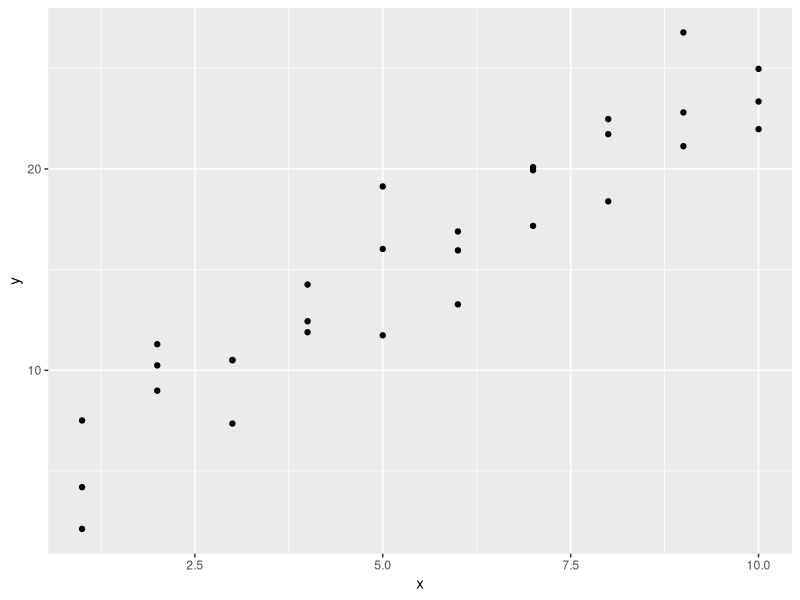
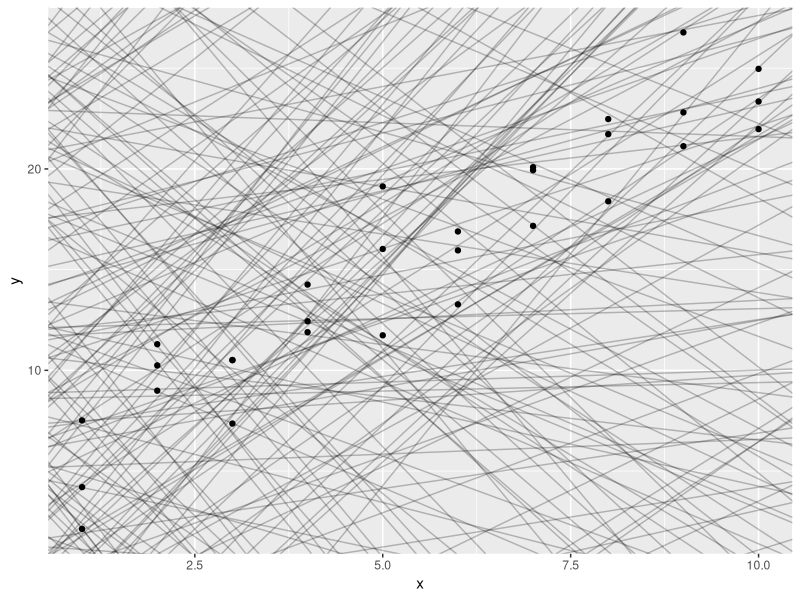
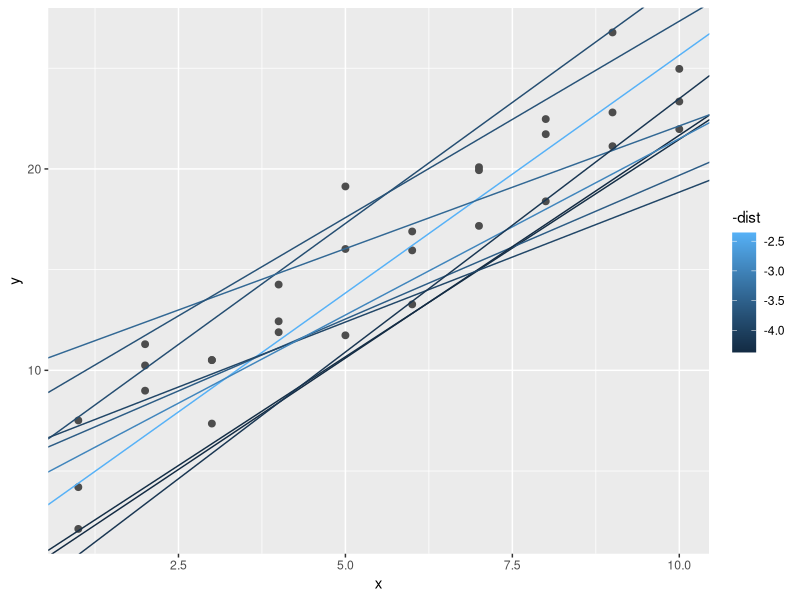
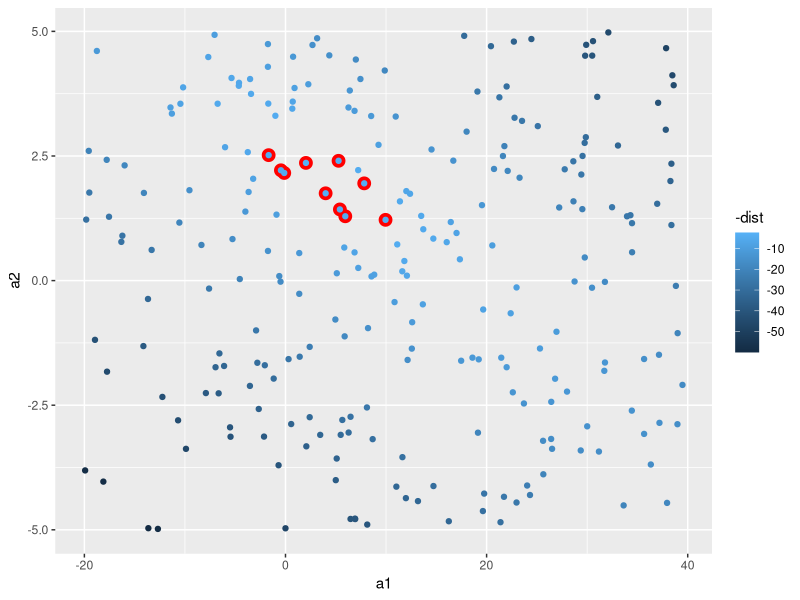
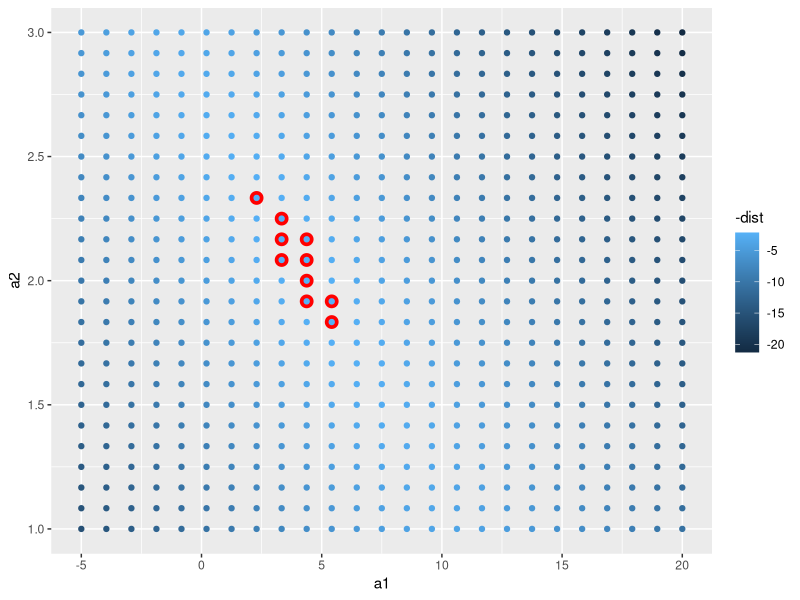
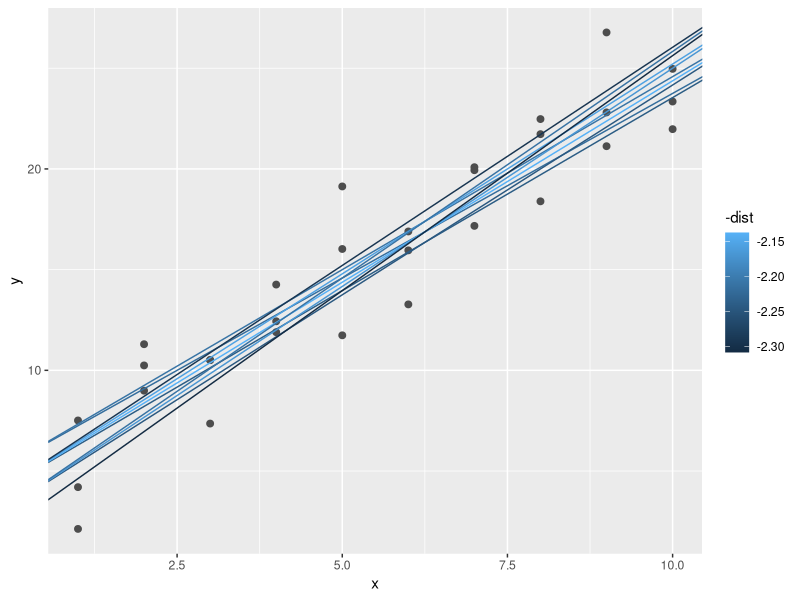
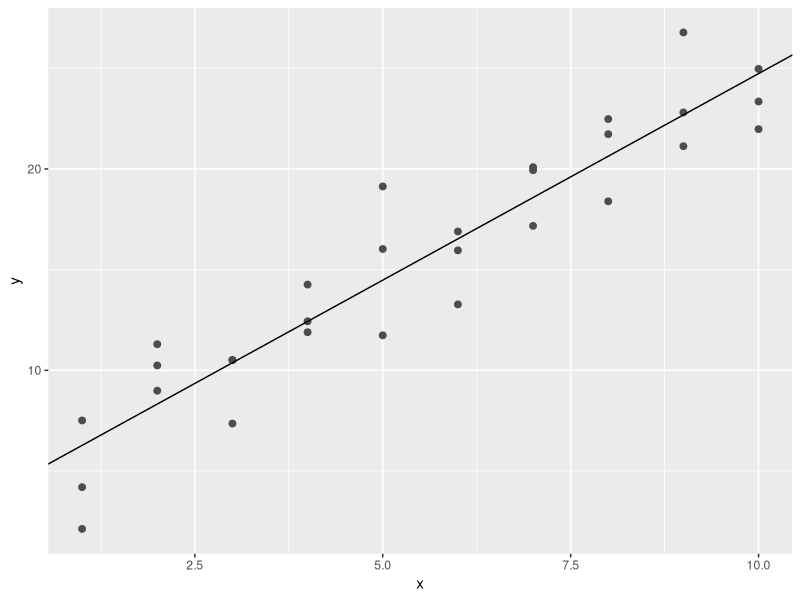
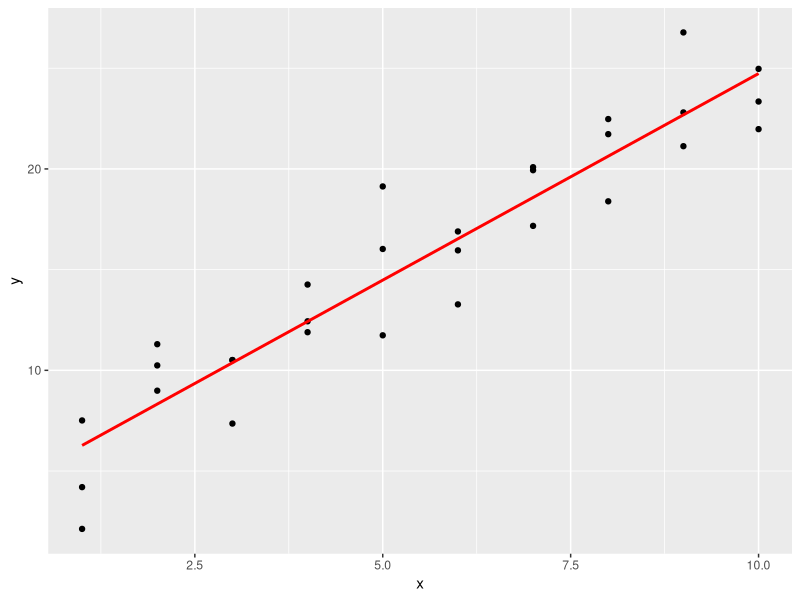

The R source for these figures, in order:
## ---- chunk 1
knitr::opts_chunk$set(echo = TRUE)
## ---- chunk 2
library(tidyverse)
library(modelr)
options(na.action = na.warn)
## ---- chunk 3
sim1 %>% head
## ---- chunk 4
ggplot(sim1, aes(x, y)) +
         geom_point()
## ---- chunk 5
models <- tibble(
  a1 = runif(250, -20, 40),
  a2 = runif(250, -5, 5)
)

ggplot(sim1, aes(x, y)) + 
  geom_abline(aes(intercept = a1, slope = a2), data = models, alpha = 1/4) +
  geom_point() 
## ---- chunk 6
model1 <- function(a, data) {
  a[1] + data$x * a[2]
}
model1(c(7, 1.5), sim1)
## ---- chunk 7
measure_distance <- function(mod, data) {
  diff <- data$y - model1(mod, data)
  sqrt(mean(diff ^ 2))
}
measure_distance(c(7, 1.5), sim1)
## ---- chunk 8
sim1_dist <- function(a1, a2) {
  measure_distance(c(a1, a2), sim1)
}

models <- models %>% 
  mutate(dist = purrr::map2_dbl(a1, a2, sim1_dist))
models
## ---- chunk 9
ggplot(sim1, aes(x, y)) + 
  geom_point(size = 2, colour = "grey30") + 
  geom_abline(
    aes(intercept = a1, slope = a2, colour = -dist), 
    data = filter(models, rank(dist) <= 10)
  )
## ---- chunk 10
ggplot(models, aes(a1, a2)) +
  geom_point(data = filter(models, rank(dist) <= 10), size = 4, colour = "red") +
  geom_point(aes(colour = -dist))
## ---- chunk 11
grid <- expand.grid(
  a1 = seq(-5, 20, length = 25),
  a2 = seq(1, 3, length = 25)
  ) %>% 
  mutate(dist = purrr::map2_dbl(a1, a2, sim1_dist))

grid %>% 
  ggplot(aes(a1, a2)) +
  geom_point(data = filter(grid, rank(dist) <= 10), size = 4, colour = "red") +
  geom_point(aes(colour = -dist)) 
## ---- chunk 12
ggplot(sim1, aes(x, y)) + 
  geom_point(size = 2, colour = "grey30") + 
  geom_abline(
    aes(intercept = a1, slope = a2, colour = -dist), 
    data = filter(grid, rank(dist) <= 10)
  )
## ---- chunk 13
best <- optim(c(0, 0), measure_distance, data = sim1)
best$par

ggplot(sim1, aes(x, y)) + 
  geom_point(size = 2, colour = "grey30") + 
  geom_abline(intercept = best$par[1], slope = best$par[2])
## ---- chunk 14
sim1_mod <- lm(y ~ x, data = sim1)
coef(sim1_mod)
## ---- chunk 15
grid <- sim1 %>%
  data_grid(x)
grid
## ---- chunk 16
grid <- grid %>% 
  add_predictions(sim1_mod) 
grid
## ---- chunk 17
ggplot(sim1, aes(x)) +
  geom_point(aes(y = y)) +
  geom_line(aes(y = pred), data = grid, colour = "red", linewidth = 1)
## ---- chunk 18
sim1 <- sim1 %>% 
  add_residuals(sim1_mod)
sim1
## ---- chunk 19
ggplot(sim1, aes(resid)) + 
  geom_freqpoly(binwidth = 0.5)
## ---- chunk 20
ggplot(sim1, aes(x, resid)) + 
  geom_ref_line(h = 0) +
  geom_point() 
## ---- chunk 21
df <- tribble(
  ~y, ~x1, ~x2,
  4, 2, 5,
  5, 1, 6
)
df
model_matrix(df, y ~ x1)
## ---- chunk 22
model_matrix(df, y ~ x1 - 1)
## ---- chunk 23
model_matrix(df, y ~ x1 + x2)
## ---- chunk 24
df <- tribble(
  ~ sex, ~ response,
  "male", 1,
  "female", 2,
  "male", 1
)
model_matrix(df, response ~ sex)
## ---- chunk 25
sim2 %>% head()
## ---- chunk 26
ggplot(sim2) +
  geom_point(aes(x, y))
## ---- chunk 27
mod2 <- lm(y ~ x, data = sim2)

grid <- sim2 %>% 
  data_grid(x) %>% 
  add_predictions(mod2)
grid
## ---- chunk 28
ggplot(sim2, aes(x)) + 
  geom_point(aes(y = y)) +
  geom_point(data = grid, aes(y = pred), colour = "red", size = 4)
## ---- chunk 29
ggplot(sim3, aes(x1, y)) + 
  geom_point(aes(colour = x2))
## ---- chunk 30
mod1 <- lm(y ~ x1 + x2, data = sim3)
mod2 <- lm(y ~ x1 * x2, data = sim3)
## ---- chunk 31
grid <- sim3 %>% 
  data_grid(x1, x2) %>% 
  gather_predictions(mod1, mod2)
grid
## ---- chunk 32
ggplot(sim3, aes(x1, y, colour = x2)) + 
  geom_point() + 
  geom_line(data = grid, aes(y = pred)) + 
  facet_wrap(~ model)
## ---- chunk 33
sim3 <- sim3 %>% 
  gather_residuals(mod1, mod2)

ggplot(sim3, aes(x1, resid, colour = x2)) + 
  geom_point() + 
  facet_grid(model ~ x2)
## ---- chunk 34
mod1 <- lm(y ~ x1 + x2, data = sim4)
mod2 <- lm(y ~ x1 * x2, data = sim4)

grid <- sim4 %>% 
  data_grid(
    x1 = seq_range(x1, 5), 
    x2 = seq_range(x2, 5) 
  ) %>% 
  gather_predictions(mod1, mod2)
grid
## ---- chunk 35
ggplot(grid, aes(x1, x2)) + 
  geom_tile(aes(fill = pred)) + 
  facet_wrap(~ model)
## ---- chunk 36
ggplot(grid, aes(x1, pred, colour = x2, group = x2)) + 
  geom_line() +
  facet_wrap(~ model)
ggplot(grid, aes(x2, pred, colour = x1, group = x1)) + 
  geom_line() +
  facet_wrap(~ model)
